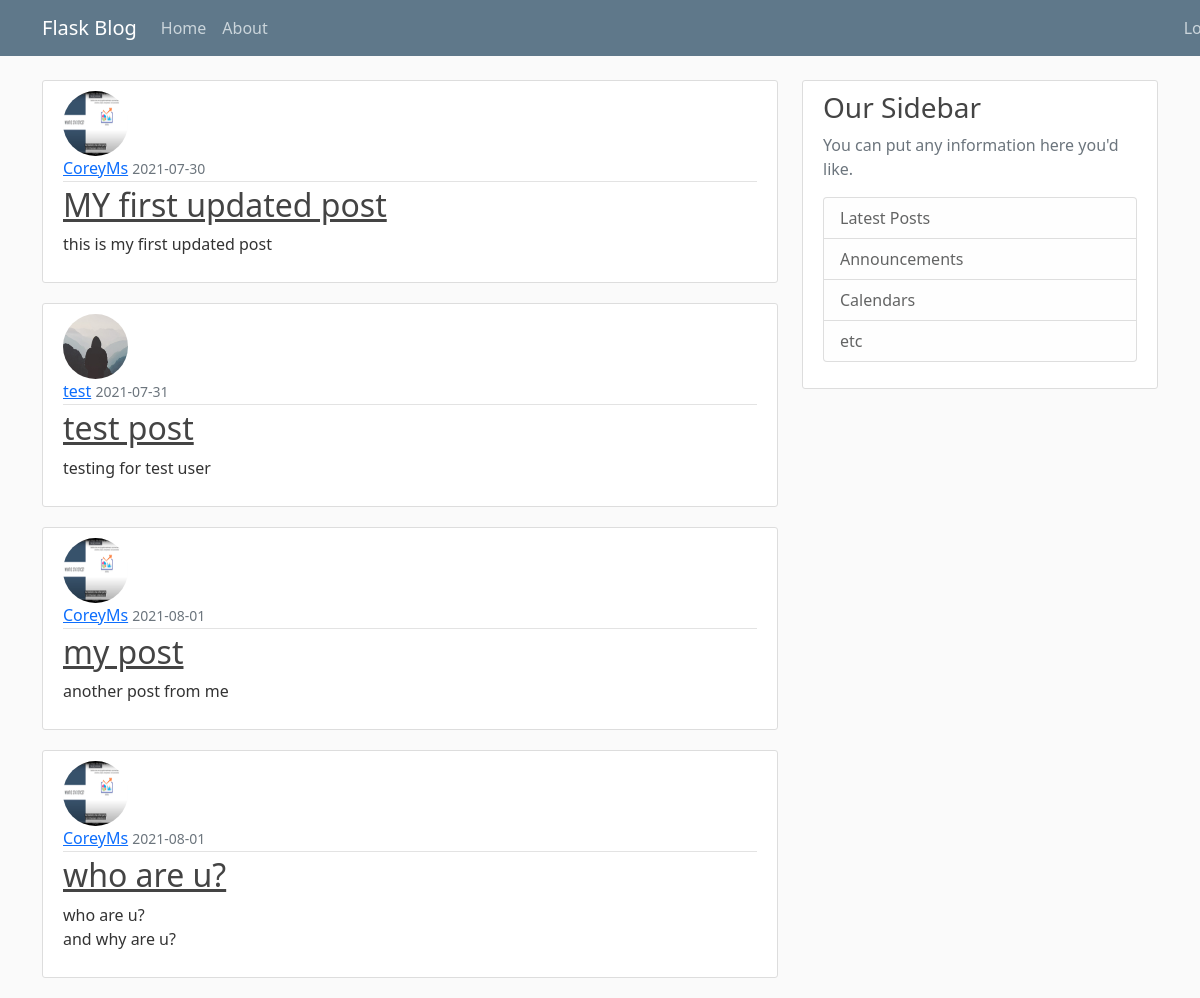
The page /home on the database its author committed.
### flaskblog/models.py (models this page shows, shortened)
class Post(db.Model):
	id = db.Column(db.Integer,primary_key=True)
	title = db.Column(db.String(100),nullable=False)
	date_posted = db.Column(db.DateTime,nullable=False,default=datetime.utcnow)
	content = db.Column(db.Text,nullable=False)
	user_id = db.Column(db.Integer,db.ForeignKey('user.id'), nullable=False)

class User(db.Model, UserMixin):
	id = db.Column(db.Integer,primary_key=True)
	username = db.Column(db.String(20), unique=True, nullable=False)
	email = db.Column(db.String(120), unique=True, nullable=False)
	image_file=  db.Column(db.String(20), nullable=False, default='default.jpg')
	password = db.Column(db.String(60), nullable=False)
	posts= db.relationship('Post',backref='author', lazy=True)

### flaskblog/routes.py (the view)
@app.route("/")
@app.route("/home")
def home():
	posts=Post.query.all()
	return render_template('home.html',posts=posts)

### flaskblog/templates/home.html
{% extends "layout.html" %}
{% block content %}
	{% for post in posts %}
		<article class="media content-section">
		<img class="rounded-circle article-img" src="{{ url_for('static',filename='profile_pics/'+post.author.image_file) }}">
		  <div class="media-body">
		    <div class="article-metadata">
		      <a class="mr-2" href="#">{{ post.author.username }}</a>
		      <small class="text-muted">{{ post.date_posted.strftime('%Y-%m-%d') }}</small>
		    </div>
		    <h2><a class="article-title" href="{{ url_for('post',post_id=post.id)}}">{{ post.title }}</a></h2>
		    <p class="article-content">{{ post.content }}</p>
		  </div>
		</article>
	{% endfor %}
{% endblock content %}

### flaskblog/templates/layout.html (shortened to what this page needs)
<!DOCTYPE html>
<html>
<head>
    <link href="https://cdn.jsdelivr.net/npm/bootstrap@5.0.2/dist/css/bootstrap.min.css" rel="stylesheet">
    <link rel="stylesheet" type="text/css" href="{{ url_for('static',filename='main.css') }}">
</head>
<body>
	<header class="site-header">
	  <nav class="navbar navbar-expand-md navbar-dark bg-steel fixed-top">
	    <div class="container">
	      <a class="navbar-brand mr-4" href="/">Flask Blog</a>
	      <div class="collapse navbar-collapse" id="navbarToggle">
	        <div class="navbar-nav mr-auto">
	          <a class="nav-item nav-link" href="{{ url_for('home') }}">Home</a>
	          <a class="nav-item nav-link" href="{{ url_for('about') }}">About</a>
	        </div>
	        <div class="navbar-nav"  style="position: relative; left: 900px;">
	        	{% if current_user.is_authenticated %}
	        		<a class="nav-item nav-link" href="{{ url_for('new_post') }}">New Post</a>
	        		<a class="nav-item nav-link" href="{{ url_for('account') }}">Account</a>
	        		<a class="nav-item nav-link" href="{{ url_for('logout') }}">Logout</a>
	        	{% else %}
	          		<a class="nav-item nav-link" href="{{ url_for('login') }}">Login</a>
	          	{% endif %}
	        </div>
	      </div>
	    </div>
	  </nav>
	</header>
	<main role="main" class="container">
	  <div class="row">
	    <div class="col-md-8">
	      {% block content %}{% endblock %}
	    </div>
	    <div class="col-md-4">
	      <div class="content-section">
	        <h3>Our Sidebar</h3>
	        <p class='text-muted'>You can put any information here you'd like.
	          <ul class="list-group">
	            <li class="list-group-item list-group-item-light">Latest Posts</li>
	            <li class="list-group-item list-group-item-light">Announcements</li>
	            <li class="list-group-item list-group-item-light">Calendars</li>
	            <li class="list-group-item list-group-item-light">etc</li>
	          </ul>
	        </p>
	      </div>
	    </div>
	  </div>
	</main>
</body>
</html>

### flaskblog/static/main.css (style rules this page uses)
body { background: #fafafa; color: #333333; margin-top: 5rem; }
h1, h2, h3, h4, h5, h6 { color: #444444; }
.bg-steel { background-color: #5f788a; }
.site-header .navbar-nav .nav-link { color: #cbd5db; }
.content-section { background: #ffffff; padding: 10px 20px; border: 1px solid #dddddd; border-radius: 3px; margin-bottom: 20px; }
.article-title { color: #444444; }
.article-content { white-space: pre-line; }
.article-img { height: 65px; width: 65px; margin-right: 16px; }
.article-metadata { padding-bottom: 1px; margin-bottom: 4px; border-bottom: 1px solid #e3e3e3 }

### rows shown on the page
Post: image_file (picture), author.username "CoreyMs", date_posted "2021-07-30", title "MY first updated post", content "this is my first updated post"
Post: image_file (placeholder picture), author.username "test", date_posted "2021-07-31", title "test post", content "testing for test user"
Post: image_file (picture), author.username "CoreyMs", date_posted "2021-08-01", title "my post", content "another post from me"
Post: image_file (picture), author.username "CoreyMs", date_posted "2021-08-01", title "who are u?", content "who are u? and why are u?"
